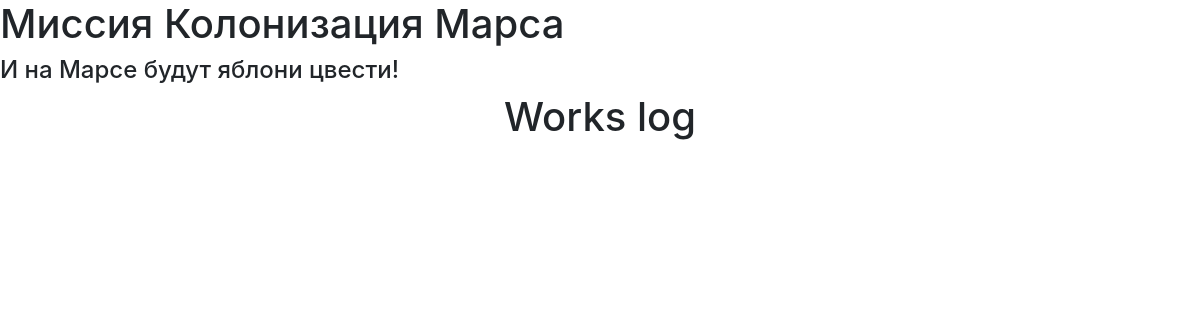
The app's page /, older data.
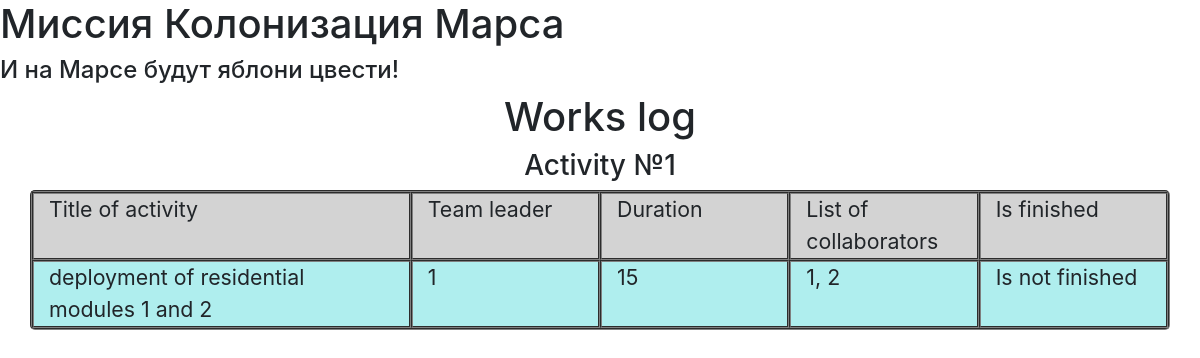
The same page, newer data.
### data/jobs.py (models this page shows, shortened)
class Jobs(SqlAlchemyBase):
    __tablename__ = 'jobs'
    id = sqlalchemy.Column(sqlalchemy.Integer, primary_key=True, autoincrement=True)
    teamLeader = sqlalchemy.Column(sqlalchemy.Integer,  sqlalchemy.ForeignKey("users.id"))
    job = sqlalchemy.Column(sqlalchemy.String, nullable=True)
    workSize = sqlalchemy.Column(sqlalchemy.Integer, nullable=True)
    collaborators = sqlalchemy.Column(sqlalchemy.String, nullable=True)
    startDate = sqlalchemy.Column(sqlalchemy.DateTime, default=datetime.datetime.now)
    endDate = sqlalchemy.Column(sqlalchemy.DateTime, default=None)
    isFinished = sqlalchemy.Column(sqlalchemy.Boolean, default=True)

### main.py (the view)
@app.route('/')
def index():
    session = dbSession.createSession()
    jobs = session.query(Jobs).all()
    return render_template('index.html', jobs=jobs)

### data/dbSession.py (called while the page is built)
def createSession() -> Session:
    global __factory
    return __factory()

### templates/index.html
{% extends "base.html" %}
{% block content %}
    <h1 style="text-align:center">Works log</h1>
    {% for job in jobs %}
        <h3 style="text-align:center">Activity №{{job.id}}</h3>
        <div class="container">
            <div class="row">
                <div class="col-xl-4 head">Title of activity</div>
                <div class="col-xl-2 head">Team leader</div>
                <div class="col-xl-2 head">Duration</div>
                <div class="col-xl-2 head">List of collaborators</div>
                <div class="col-xl-2 head">Is finished</div>
            </div>
            <div class="row">
                <div class="col-xl-4 body">{{ job.job }}</div>
                <div class="col-xl-2 body">{{ job.teamLeader }}</div>
                <div class="col-xl-2 body">{{ job.workSize }}</div>
                <div class="col-xl-2 body">{{ job.collaborators }}</div>
                <div class="col-xl-2 body">Is{% if job.isFinished == False %} not {% endif%} finished</div>
            </div>
        </div>
    {% endfor %}
{% endblock %}

### templates/base.html (shortened to what this page needs)
<!DOCTYPE html>
<html lang="en">
    <head>
                   <link rel="stylesheet" href="https://maxcdn.bootstrapcdn.com/bootstrap/4.0.0/css/bootstrap.min.css">
                   <link rel="stylesheet" type="text/css" href="/static/css/style.css">
    </head>
    <body>
      <h1>Миссия Колонизация Марса</h1>
      <h4>И на Марсе будут яблони цвести!</h4>
      {% block content %}{% endblock %}
    </body>
</html>

### static/css/style.css (style rules this page uses)
div.container { background-color: lightgrey; border: 2px groove grey; border-radius: 5px; font-size: 16pt; }
div.head { border: 2px groove grey; }
div.body { border: 2px groove grey; background-color: paleturquoise; font-size: 16pt; }

Row changes from the older to the newer data that the page shows:
added Jobs: id "1", job "deployment of residential modules 1 and 2", teamLeader "1", workSize "15", collaborators "1, 2", isFinished "not"
